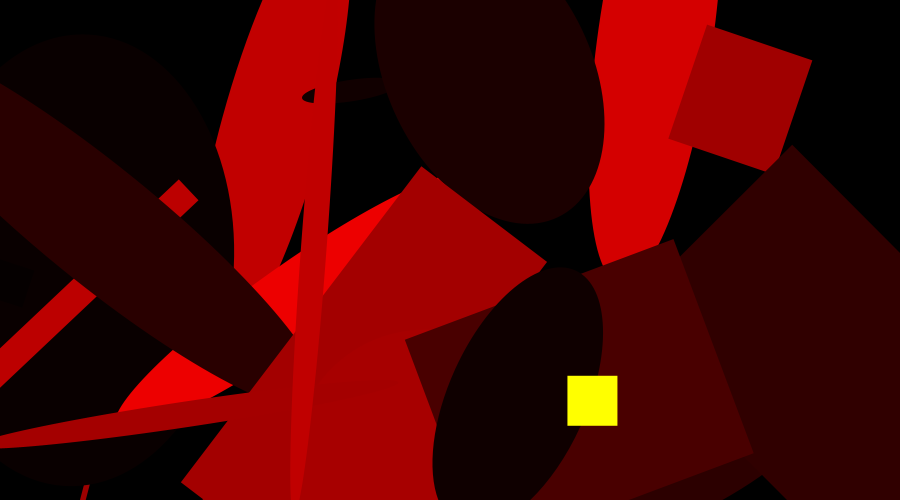
Frame 1 (no input)
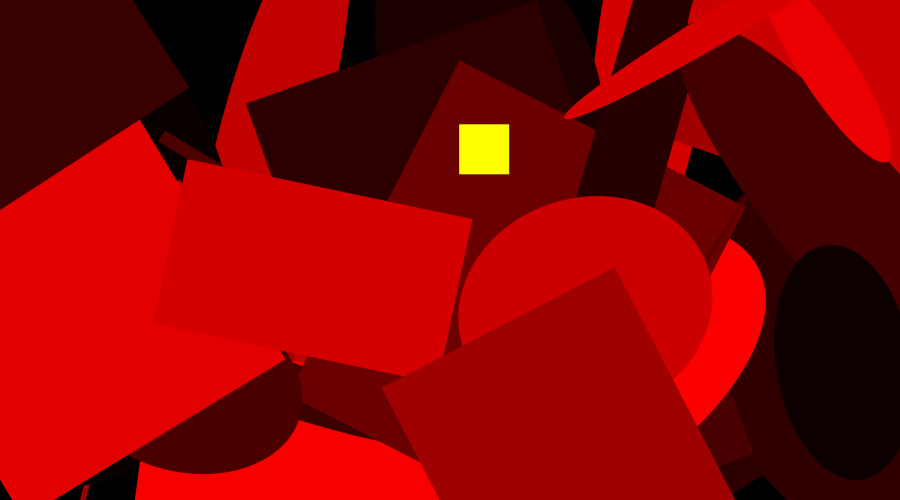
Frame 2 (the mouse pressed at the canvas centre, redrawn once)

The Processing sketch that drew these frames (run headless with seeded random() and noise(); the mouse was pressed at the canvas centre and the sketch redrawn once):

// Processing sketch: processing_76326
// ── processing_76326.pde


float fillColor = random(255);
float xPoint = random(900);
float yPoint = random(500);
float xSize = random(450);
float ySize = random(250);

void setup() {
  size(900,500);
  background(0);
}

void draw() {
  for (int i = 0; i < 25; i = i + 1) {
    noStroke();
    fill(fillColor,0,0);
    
    float a = random(2); 
    float degree = random(180);
    
    pushMatrix();
    translate(xPoint, yPoint);
    rotate(degrees(degree));
    
    if (a > 1) {
      ellipse(0, 0, xSize, ySize);
    } else {
      rect(0, 0, xSize, ySize);
    }
    popMatrix();
    
    fillColor = random(255);
    xPoint = random(900);
    yPoint = random(500);
    xSize = random(600);
    ySize = random(350);

    
  }
  noLoop();
  
  fill(255, 255, 0);
  rect(xPoint, yPoint, 50, 50);
  
    
}
